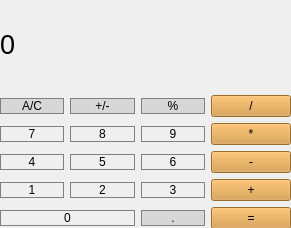
<?xml version="1.0" encoding="UTF-8"?>
<ui version="4.0">
 <class>MainWindow</class>
 <widget class="QMainWindow" name="MainWindow">
  <property name="geometry">
   <rect>
    <x>0</x>
    <y>0</y>
    <width>291</width>
    <height>228</height>
   </rect>
  </property>
  <property name="sizePolicy">
   <sizepolicy hsizetype="Preferred" vsizetype="Preferred">
    <horstretch>0</horstretch>
    <verstretch>0</verstretch>
   </sizepolicy>
  </property>
  <property name="minimumSize">
   <size>
    <width>0</width>
    <height>0</height>
   </size>
  </property>
  <property name="windowTitle">
   <string>MainWindow</string>
  </property>
  <widget class="QWidget" name="centralwidget">
   <property name="sizePolicy">
    <sizepolicy hsizetype="Preferred" vsizetype="Preferred">
     <horstretch>0</horstretch>
     <verstretch>0</verstretch>
    </sizepolicy>
   </property>
   <widget class="QWidget" name="gridLayoutWidget">
    <property name="geometry">
     <rect>
      <x>0</x>
      <y>0</y>
      <width>291</width>
      <height>229</height>
     </rect>
    </property>
    <layout class="QGridLayout" name="gridLayout">
     <item row="3" column="3">
      <widget class="QPushButton" name="pushButton_6">
       <property name="styleSheet">
        <string notr="true">QPushButton {
	border: 1px solid gray;
}

QPushButton: pressed {
	background-color: qlineneargradient(x1: 0, y1: 0, x2: 0, y2: 1, stop: 0 #dadbde, stop: 1 #f6f7fa);
}</string>
       </property>
       <property name="text">
        <string>6</string>
       </property>
      </widget>
     </item>
     <item row="1" column="3">
      <widget class="QPushButton" name="pushButton_percent">
       <property name="styleSheet">
        <string notr="true">QPushButton {
	background-color: rgb(215, 215, 215);
	color: rgb(0, 0, 0);
	border: 1px solid gray;
}

QPushButton: pressed {
	background-color: qlineneargradient(x1: 0, y1: 0, x2: 0, y2: 1, stop: 0 #BEBEBE, stop: 1 #D7D7D7);
}</string>
       </property>
       <property name="text">
        <string>%</string>
       </property>
      </widget>
     </item>
     <item row="5" column="1" colspan="2">
      <widget class="QPushButton" name="pushButton_0">
       <property name="styleSheet">
        <string notr="true">QPushButton {
	border: 1px solid gray;
}

QPushButton: pressed {
	background-color: qlineneargradient(x1: 0, y1: 0, x2: 0, y2: 1, stop: 0 #dadbde, stop: 1 #f6f7fa);
}</string>
       </property>
       <property name="text">
        <string>0</string>
       </property>
      </widget>
     </item>
     <item row="4" column="4">
      <widget class="QPushButton" name="pushButton_plus">
       <property name="styleSheet">
        <string notr="true">QPushButton {
	background-color: rgb(215, 151, 57);
	color: white
	border: 1px solid gray;
}

QPushButton: pressed {
	background-color: qlineneargradient(x1: 0, y1: 0, x2: 0, y2: 1, stop: 0 #FF7832, stop: 1 #FF9739);
}</string>
       </property>
       <property name="text">
        <string>+</string>
       </property>
      </widget>
     </item>
     <item row="4" column="1">
      <widget class="QPushButton" name="pushButton_1">
       <property name="styleSheet">
        <string notr="true">QPushButton {
	border: 1px solid gray;
}

QPushButton: pressed {
	background-color: qlineneargradient(x1: 0, y1: 0, x2: 0, y2: 1, stop: 0 #dadbde, stop: 1 #f6f7fa);
}</string>
       </property>
       <property name="text">
        <string>1</string>
       </property>
      </widget>
     </item>
     <item row="5" column="4">
      <widget class="QPushButton" name="pushButton_equal">
       <property name="styleSheet">
        <string notr="true">QPushButton {
	background-color: rgb(215, 151, 57);
	color: white
	border: 1px solid gray;
}

QPushButton: pressed {
	background-color: qlineneargradient(x1: 0, y1: 0, x2: 0, y2: 1, stop: 0 #FF7832, stop: 1 #FF9739);
}</string>
       </property>
       <property name="text">
        <string>=</string>
       </property>
      </widget>
     </item>
     <item row="2" column="1">
      <widget class="QPushButton" name="pushButton_7">
       <property name="styleSheet">
        <string notr="true">QPushButton {
	border: 1px solid gray;
}

QPushButton: pressed {
	background-color: qlineneargradient(x1: 0, y1: 0, x2: 0, y2: 1, stop: 0 #dadbde, stop: 1 #f6f7fa);
}</string>
       </property>
       <property name="text">
        <string>7</string>
       </property>
      </widget>
     </item>
     <item row="2" column="2">
      <widget class="QPushButton" name="pushButton_8">
       <property name="styleSheet">
        <string notr="true">QPushButton {
	border: 1px solid gray;
}

QPushButton: pressed {
	background-color: qlineneargradient(x1: 0, y1: 0, x2: 0, y2: 1, stop: 0 #dadbde, stop: 1 #f6f7fa);
}</string>
       </property>
       <property name="text">
        <string>8</string>
       </property>
      </widget>
     </item>
     <item row="1" column="1">
      <widget class="QPushButton" name="pushButton_ac">
       <property name="sizePolicy">
        <sizepolicy hsizetype="Minimum" vsizetype="Fixed">
         <horstretch>0</horstretch>
         <verstretch>0</verstretch>
        </sizepolicy>
       </property>
       <property name="styleSheet">
        <string notr="true">QPushButton {
	background-color: rgb(215, 215, 215);
	color: rgb(0, 0, 0);
	border: 1px solid gray;
}

QPushButton: pressed {
	background-color: qlineneargradient(x1: 0, y1: 0, x2: 0, y2: 1, stop: 0 #BEBEBE, stop: 1 #D7D7D7);
}</string>
       </property>
       <property name="text">
        <string>A/C</string>
       </property>
      </widget>
     </item>
     <item row="2" column="3">
      <widget class="QPushButton" name="pushButton_9">
       <property name="styleSheet">
        <string notr="true">QPushButton {
	border: 1px solid gray;
}

QPushButton: pressed {
	background-color: qlineneargradient(x1: 0, y1: 0, x2: 0, y2: 1, stop: 0 #dadbde, stop: 1 #f6f7fa);
}</string>
       </property>
       <property name="text">
        <string>9</string>
       </property>
      </widget>
     </item>
     <item row="3" column="4">
      <widget class="QPushButton" name="pushButton_minus">
       <property name="styleSheet">
        <string notr="true">QPushButton {
	background-color: rgb(215, 151, 57);
	color: white
	border: 1px solid gray;
}

QPushButton: pressed {
	background-color: qlineneargradient(x1: 0, y1: 0, x2: 0, y2: 1, stop: 0 #FF7832, stop: 1 #FF9739);
}</string>
       </property>
       <property name="text">
        <string>-</string>
       </property>
      </widget>
     </item>
     <item row="4" column="2">
      <widget class="QPushButton" name="pushButton_2">
       <property name="styleSheet">
        <string notr="true">QPushButton {
	border: 1px solid gray;
}

QPushButton: pressed {
	background-color: qlineneargradient(x1: 0, y1: 0, x2: 0, y2: 1, stop: 0 #dadbde, stop: 1 #f6f7fa);
}</string>
       </property>
       <property name="text">
        <string>2</string>
       </property>
      </widget>
     </item>
     <item row="4" column="3">
      <widget class="QPushButton" name="pushButton_3">
       <property name="styleSheet">
        <string notr="true">QPushButton {
	border: 1px solid gray;
}

QPushButton: pressed {
	background-color: qlineneargradient(x1: 0, y1: 0, x2: 0, y2: 1, stop: 0 #dadbde, stop: 1 #f6f7fa);
}</string>
       </property>
       <property name="text">
        <string>3</string>
       </property>
      </widget>
     </item>
     <item row="3" column="2">
      <widget class="QPushButton" name="pushButton_5">
       <property name="styleSheet">
        <string notr="true">QPushButton {
	border: 1px solid gray;
}

QPushButton: pressed {
	background-color: qlineneargradient(x1: 0, y1: 0, x2: 0, y2: 1, stop: 0 #dadbde, stop: 1 #f6f7fa);
}</string>
       </property>
       <property name="text">
        <string>5</string>
       </property>
      </widget>
     </item>
     <item row="2" column="4">
      <widget class="QPushButton" name="pushButton_multiply">
       <property name="styleSheet">
        <string notr="true">QPushButton {
	background-color: rgb(215, 151, 57);
	color: white
	border: 1px solid gray;
}

QPushButton: pressed {
	background-color: qlineneargradient(x1: 0, y1: 0, x2: 0, y2: 1, stop: 0 #FF7832, stop: 1 #FF9739);
}</string>
       </property>
       <property name="text">
        <string>*</string>
       </property>
      </widget>
     </item>
     <item row="1" column="2">
      <widget class="QPushButton" name="pushButton_plus_minus">
       <property name="styleSheet">
        <string notr="true">QPushButton {
	background-color: rgb(215, 215, 215);
	color: rgb(0, 0, 0);
	border: 1px solid gray;
}

QPushButton: pressed {
	background-color: qlineneargradient(x1: 0, y1: 0, x2: 0, y2: 1, stop: 0 #BEBEBE, stop: 1 #D7D7D7);
}</string>
       </property>
       <property name="text">
        <string>+/-</string>
       </property>
      </widget>
     </item>
     <item row="3" column="1">
      <widget class="QPushButton" name="pushButton_4">
       <property name="styleSheet">
        <string notr="true">QPushButton {
	border: 1px solid gray;
}

QPushButton: pressed {
	background-color: qlineneargradient(x1: 0, y1: 0, x2: 0, y2: 1, stop: 0 #dadbde, stop: 1 #f6f7fa);
}</string>
       </property>
       <property name="text">
        <string>4</string>
       </property>
      </widget>
     </item>
     <item row="1" column="4">
      <widget class="QPushButton" name="pushButton_divide">
       <property name="styleSheet">
        <string notr="true">QPushButton {
	background-color: rgb(215, 151, 57);
	color: white
	border: 1px solid gray;
}

QPushButton: pressed {
	background-color: qlineneargradient(x1: 0, y1: 0, x2: 0, y2: 1, stop: 0 #FF7832, stop: 1 #FF9739);
}</string>
       </property>
       <property name="text">
        <string>/</string>
       </property>
      </widget>
     </item>
     <item row="5" column="3">
      <widget class="QPushButton" name="pushButton_dot">
       <property name="styleSheet">
        <string notr="true">QPushButton {
	background-color: rgb(215, 215, 215);
	color: rgb(0, 0, 0);
	border: 1px solid gray;
}

QPushButton: pressed {
	background-color: qlineneargradient(x1: 0, y1: 0, x2: 0, y2: 1, stop: 0 #BEBEBE, stop: 1 #D7D7D7);
}</string>
       </property>
       <property name="text">
        <string>.</string>
       </property>
      </widget>
     </item>
     <item row="0" column="1" colspan="4">
      <widget class="QLabel" name="result_show">
       <property name="font">
        <font>
         <pointsize>20</pointsize>
        </font>
       </property>
       <property name="styleSheet">
        <string notr="true">QLabel {
	qproperty-alignment: 'AlignVCenter | AlignRight';
	border-bottom: 1px solid gray;
}

background-color: white;</string>
       </property>
       <property name="text">
        <string>0</string>
       </property>
       <property name="margin">
        <number>2</number>
       </property>
      </widget>
     </item>
    </layout>
   </widget>
  </widget>
 </widget>
 <resources/>
 <connections/>
</ui>
